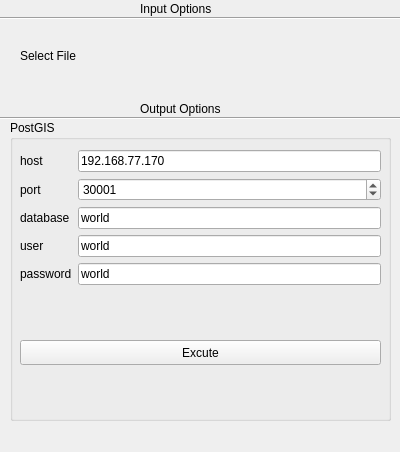
<?xml version="1.0" encoding="UTF-8"?>
<ui version="4.0">
 <class>txtinputDock</class>
 <widget class="QDockWidget" name="txtinputDock">
  <property name="geometry">
   <rect>
    <x>0</x>
    <y>0</y>
    <width>400</width>
    <height>452</height>
   </rect>
  </property>
  <property name="windowTitle">
   <string>DockWidget</string>
  </property>
  <widget class="QWidget" name="dockWidgetContents">
   <widget class="QWidget" name="horizontalLayoutWidget">
    <property name="geometry">
     <rect>
      <x>20</x>
      <y>30</y>
      <width>361</width>
      <height>51</height>
     </rect>
    </property>
    <layout class="QHBoxLayout" name="horizontalLayout">
     <item>
      <widget class="QLabel" name="label">
       <property name="text">
        <string>Select File</string>
       </property>
      </widget>
     </item>
     <item>
      <widget class="QgsFileWidget" name="mQgsFileWidget"/>
     </item>
    </layout>
   </widget>
   <widget class="Line" name="line">
    <property name="geometry">
     <rect>
      <x>0</x>
      <y>10</y>
      <width>401</width>
      <height>16</height>
     </rect>
    </property>
    <property name="orientation">
     <enum>Qt::Horizontal</enum>
    </property>
   </widget>
   <widget class="Line" name="line_2">
    <property name="geometry">
     <rect>
      <x>0</x>
      <y>110</y>
      <width>401</width>
      <height>16</height>
     </rect>
    </property>
    <property name="orientation">
     <enum>Qt::Horizontal</enum>
    </property>
   </widget>
   <widget class="QLabel" name="label_2">
    <property name="geometry">
     <rect>
      <x>140</x>
      <y>0</y>
      <width>111</width>
      <height>17</height>
     </rect>
    </property>
    <property name="text">
     <string>Input Options</string>
    </property>
   </widget>
   <widget class="QLabel" name="label_3">
    <property name="geometry">
     <rect>
      <x>140</x>
      <y>100</y>
      <width>121</width>
      <height>17</height>
     </rect>
    </property>
    <property name="text">
     <string>Output Options</string>
    </property>
   </widget>
   <widget class="QGroupBox" name="groupBox">
    <property name="geometry">
     <rect>
      <x>10</x>
      <y>120</y>
      <width>381</width>
      <height>301</height>
     </rect>
    </property>
    <property name="title">
     <string>PostGIS</string>
    </property>
    <widget class="QWidget" name="layoutWidget">
     <property name="geometry">
      <rect>
       <x>10</x>
       <y>30</y>
       <width>361</width>
       <height>178</height>
      </rect>
     </property>
     <layout class="QFormLayout" name="formLayout">
      <item row="0" column="0">
       <widget class="QLabel" name="label_4">
        <property name="text">
         <string>host</string>
        </property>
       </widget>
      </item>
      <item row="0" column="1">
       <widget class="QLineEdit" name="hostEdit">
        <property name="text">
         <string>192.168.77.170</string>
        </property>
       </widget>
      </item>
      <item row="1" column="0">
       <widget class="QLabel" name="label_5">
        <property name="text">
         <string>port</string>
        </property>
       </widget>
      </item>
      <item row="1" column="1">
       <widget class="QSpinBox" name="portBox">
        <property name="maximum">
         <number>999999</number>
        </property>
        <property name="value">
         <number>30001</number>
        </property>
       </widget>
      </item>
      <item row="2" column="0">
       <widget class="QLabel" name="label_6">
        <property name="text">
         <string>database</string>
        </property>
       </widget>
      </item>
      <item row="2" column="1">
       <widget class="QLineEdit" name="databaseEdit">
        <property name="text">
         <string>world</string>
        </property>
       </widget>
      </item>
      <item row="3" column="0">
       <widget class="QLabel" name="label_7">
        <property name="text">
         <string>user</string>
        </property>
       </widget>
      </item>
      <item row="3" column="1">
       <widget class="QLineEdit" name="userEdit">
        <property name="text">
         <string>world</string>
        </property>
       </widget>
      </item>
      <item row="4" column="0">
       <widget class="QLabel" name="label_8">
        <property name="text">
         <string>password</string>
        </property>
       </widget>
      </item>
      <item row="4" column="1">
       <widget class="QLineEdit" name="passwordEdit">
        <property name="text">
         <string>world</string>
        </property>
       </widget>
      </item>
     </layout>
    </widget>
    <widget class="QPushButton" name="executeButton">
     <property name="geometry">
      <rect>
       <x>10</x>
       <y>220</y>
       <width>361</width>
       <height>25</height>
      </rect>
     </property>
     <property name="text">
      <string>Excute</string>
     </property>
    </widget>
   </widget>
  </widget>
 </widget>
 <customwidgets>
  <customwidget>
   <class>QgsFileWidget</class>
   <extends>QWidget</extends>
   <header>qgsfilewidget.h</header>
  </customwidget>
 </customwidgets>
 <resources/>
 <connections/>
</ui>
